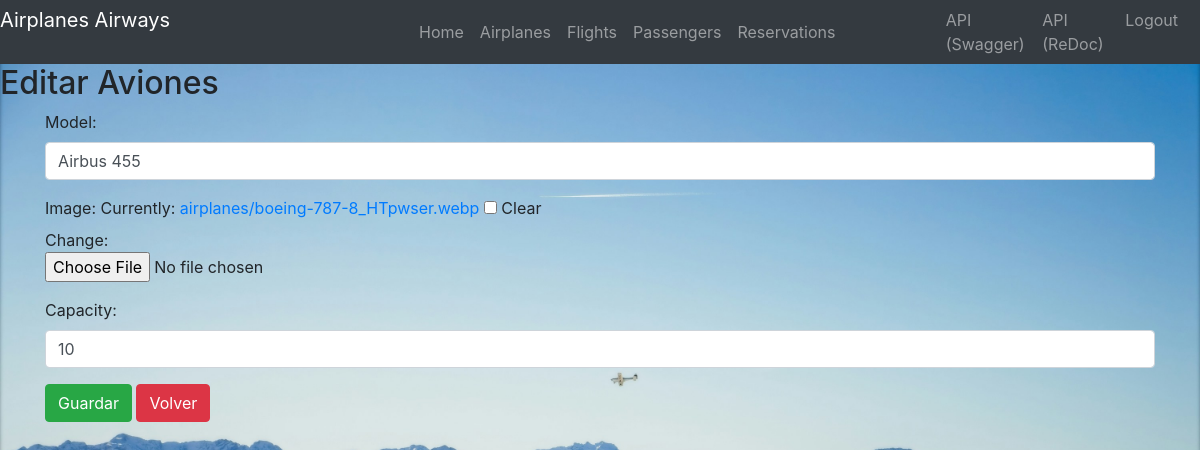
/airplanes/airplane_update/12/ (signed in), run on an earlier commit of the app's database.
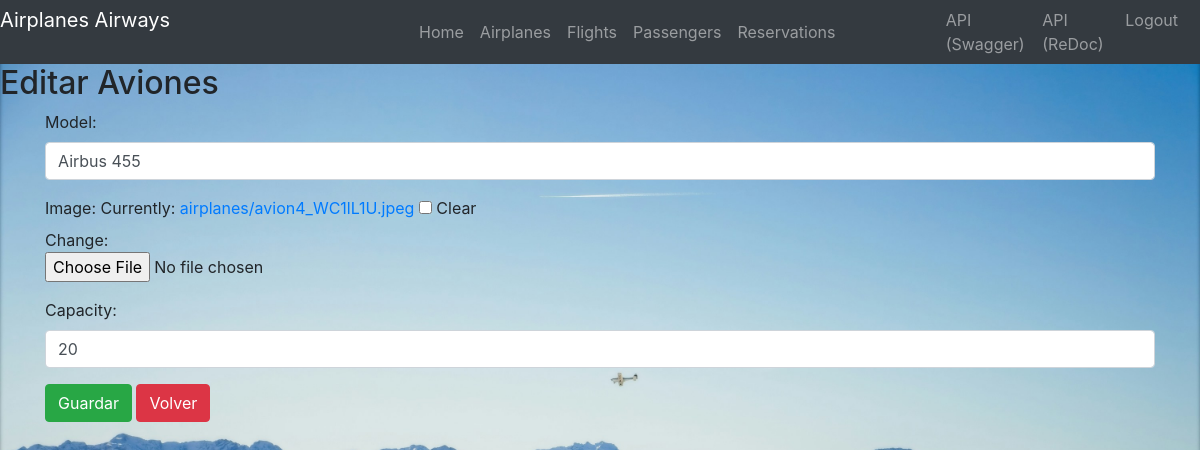
And on a later commit of the database.
### apps/airplanes/models.py (models this page shows, shortened)
class Airplane(models.Model):
    model = models.CharField(max_length=100)
    image = models.ImageField(upload_to='airplanes/', blank=True, null=True)
    capacity = models.IntegerField()
    rows = models.IntegerField()
    columns = models.IntegerField()

### apps/airplanes/views.py (the view)
class AirplaneEdit(UpdateView):
    model = Airplane
    form_class = AirlineForm
    template_name = 'airplanes/edit.html'
    pk_url_kwarg = 'airplane_id'
    success_url = reverse_lazy('airplane_list')

### apps/airplanes/forms.py
class AirlineForm(forms.ModelForm):
    class Meta:
        model = Airplane
        fields = ['model', 'image', 'capacity']  # Elimina 'rows' y 'columns'
        widgets = {
            'model' : forms.TextInput(
                attrs={
                    'class':'form-control',
                    'placeholder':'Ingrese el modelo'
                }
            ),
            'image' : forms.ClearableFileInput(
                attrs={
                    'class':'form-control-file'
                }
            ),
            'capacity' : forms.NumberInput(
                attrs={
                    'class':'form-control',
                    'placeholder':'Ingrese la capacidad'
                }
            ),
        }

### apps/airplanes/templates/airplanes/edit.html (shortened to what this page needs)
{% extends 'base.html' %}
{% block content %}
{% if user.is_authenticated and user.role_id.description == 'Admin' %}
<h2>Editar Aviones</h2>
<div class="container">
    <form method="post" enctype="multipart/form-data">
        <div class="form-group">
            {{ form.as_p }}
            <button type="submit" class="btn btn-success">Guardar</button>
            <a class="btn btn-danger" href="{% url 'airplane_list' %}">Volver</a>
        </div>
    </form>
</div>
{% else %}
Solo los Administradores pueden crear aviones.
<p>Por favor, <a href="{% url 'login' %}">inicia sesión</a> para crear un avión.</p>
{% endif %}
{% endblock %}

What changed in the data, as far as the page shows it:
changed Airplane "Airbus 455": capacity "10" → "20"
Also different on the page:
text no longer shown: "Model: Image: Currently: airplanes/boeing-787-8_HTpwser.webp Clear Change: Capacity:"
text now shown: "Model: Image: Currently: airplanes/avion4_WC1lL1U.jpeg Clear Change: Capacity:"
